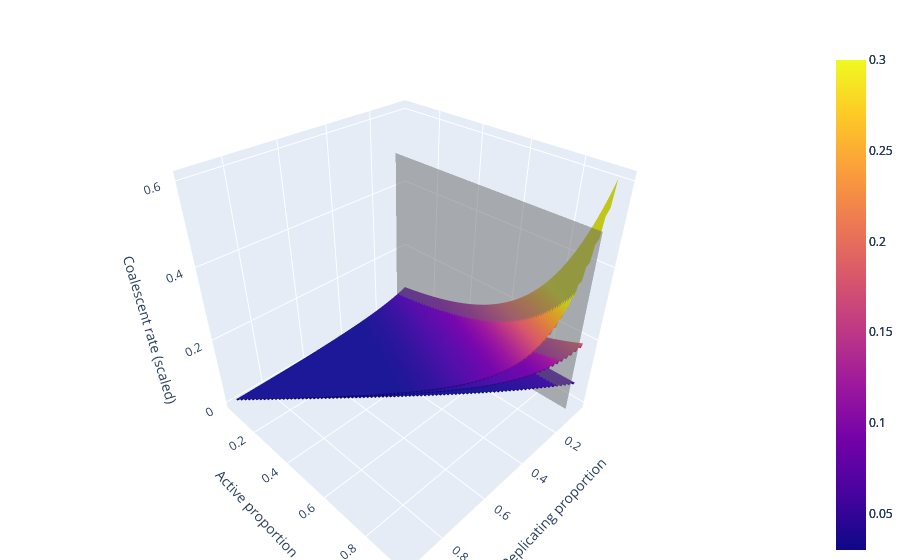

Notebook code for this chart:
### Code cell
ABC_plot.coalescent_rate_surface(accepted_chase_pulse_params)

### Figure 1 — Plotly figure (JSON) as saved in the notebook; plotly's stock layout.template omitted (floating-point values rounded to 4 significant figures; data arrays with more than 128 entries replaced by an {"elided": "..."} marker saying what was removed)
{"data": [{"cmax": 0.3, "cmin": 0.03, "type": "surface", "x": {"elided": "95x95 float values"}, "y": {"elided": "95x95 float values"}, "z": {"elided": "95x95 float values"}}, {"cmax": 0.3, "cmin": 0.03, "type": "surface", "x": {"elided": "95x95 float values"}, "y": {"elided": "95x95 float values"}, "z": {"elided": "95x95 float values"}}, {"cmax": 0.3, "cmin": 0.03, "type": "surface", "x": {"elided": "95x95 float values"}, "y": {"elided": "95x95 float values"}, "z": {"elided": "95x95 float values"}}, {"colorscale": [[0, "gray"], [1, "gray"]], "opacity": 0.5, "showscale": false, "type": "surface", "x": {"elided": "100x95 float values"}, "y": {"elided": "100x95 float values"}, "z": {"elided": "100x95 float values"}}], "layout": {"margin": {"b": 0, "l": 0, "r": 0, "t": 50}, "scene": {"aspectmode": "manual", "aspectratio": {"x": 1, "y": 1, "z": 1}, "xaxis": {"title": {"text": "Replicating proportion"}}, "yaxis": {"title": {"text": "Active proportion"}}, "zaxis": {"title": {"text": "Coalescent rate (scaled)"}}}}}
